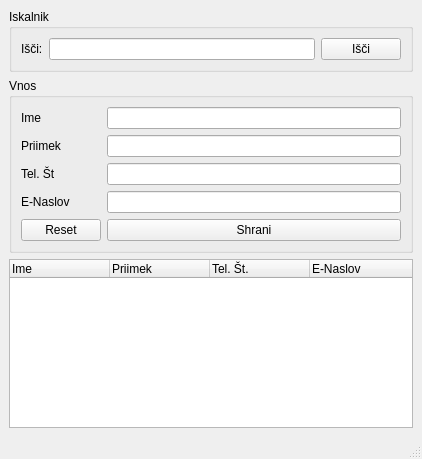
<?xml version="1.0" encoding="UTF-8"?>
<ui version="4.0">
 <class>MainWindow</class>
 <widget class="QMainWindow" name="MainWindow">
  <property name="geometry">
   <rect>
    <x>0</x>
    <y>0</y>
    <width>422</width>
    <height>459</height>
   </rect>
  </property>
  <property name="windowTitle">
   <string>Kontakti</string>
  </property>
  <widget class="QWidget" name="centralwidget">
   <layout class="QVBoxLayout" name="verticalLayout">
    <item>
     <widget class="QGroupBox" name="groupBox">
      <property name="title">
       <string>Iskalnik</string>
      </property>
      <layout class="QHBoxLayout" name="horizontalLayout">
       <item>
        <widget class="QLabel" name="label">
         <property name="text">
          <string>Išči:</string>
         </property>
        </widget>
       </item>
       <item>
        <widget class="QLineEdit" name="iskal"/>
       </item>
       <item>
        <widget class="QPushButton" name="isci">
         <property name="text">
          <string>Išči</string>
         </property>
        </widget>
       </item>
      </layout>
     </widget>
    </item>
    <item>
     <widget class="QGroupBox" name="groupBox_2">
      <property name="title">
       <string>Vnos</string>
      </property>
      <layout class="QFormLayout" name="formLayout">
       <property name="fieldGrowthPolicy">
        <enum>QFormLayout::AllNonFixedFieldsGrow</enum>
       </property>
       <item row="0" column="0">
        <widget class="QLabel" name="label_2">
         <property name="text">
          <string>Ime</string>
         </property>
        </widget>
       </item>
       <item row="0" column="1">
        <widget class="QLineEdit" name="imeBox"/>
       </item>
       <item row="1" column="0">
        <widget class="QLabel" name="label_3">
         <property name="text">
          <string>Priimek</string>
         </property>
        </widget>
       </item>
       <item row="1" column="1">
        <widget class="QLineEdit" name="priimekBox"/>
       </item>
       <item row="2" column="0">
        <widget class="QLabel" name="label_5">
         <property name="text">
          <string>Tel. Št</string>
         </property>
        </widget>
       </item>
       <item row="2" column="1">
        <widget class="QLineEdit" name="telBox"/>
       </item>
       <item row="3" column="0">
        <widget class="QLabel" name="label_4">
         <property name="text">
          <string>E-Naslov</string>
         </property>
        </widget>
       </item>
       <item row="3" column="1">
        <widget class="QLineEdit" name="emailBox"/>
       </item>
       <item row="4" column="1">
        <widget class="QPushButton" name="shrani">
         <property name="text">
          <string>Shrani</string>
         </property>
        </widget>
       </item>
       <item row="4" column="0">
        <widget class="QPushButton" name="reset">
         <property name="text">
          <string>Reset</string>
         </property>
        </widget>
       </item>
      </layout>
     </widget>
    </item>
    <item>
     <widget class="QTreeWidget" name="treeWidget">
      <column>
       <property name="text">
        <string>Ime</string>
       </property>
      </column>
      <column>
       <property name="text">
        <string>Priimek</string>
       </property>
      </column>
      <column>
       <property name="text">
        <string>Tel. Št.</string>
       </property>
      </column>
      <column>
       <property name="text">
        <string>E-Naslov</string>
       </property>
      </column>
     </widget>
    </item>
   </layout>
  </widget>
  <widget class="QStatusBar" name="statusbar"/>
 </widget>
 <resources/>
 <connections/>
</ui>
